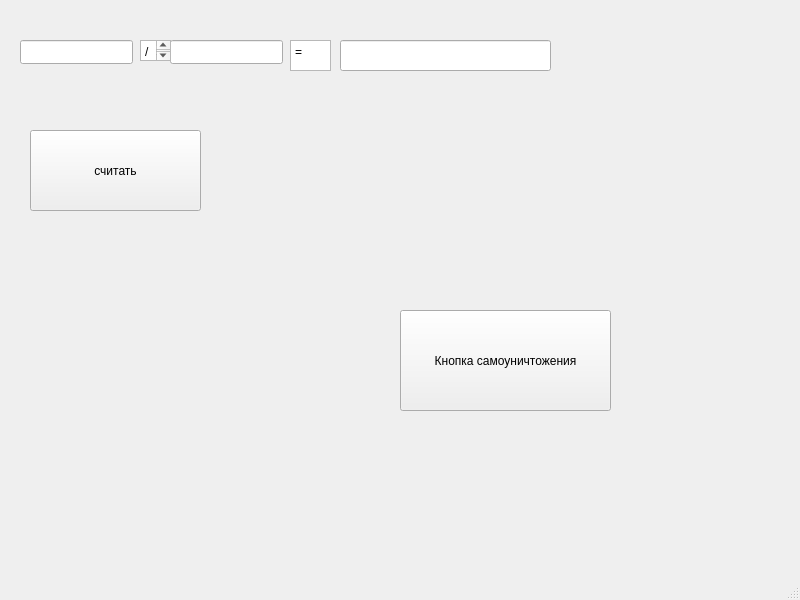
<?xml version="1.0" encoding="UTF-8"?>
<ui version="4.0">
 <class>MainWindow</class>
 <widget class="QMainWindow" name="MainWindow">
  <property name="geometry">
   <rect>
    <x>0</x>
    <y>0</y>
    <width>800</width>
    <height>600</height>
   </rect>
  </property>
  <property name="windowTitle">
   <string>MainWindow</string>
  </property>
  <widget class="QWidget" name="centralwidget">
   <widget class="QPushButton" name="runtime_error_button">
    <property name="geometry">
     <rect>
      <x>30</x>
      <y>130</y>
      <width>171</width>
      <height>81</height>
     </rect>
    </property>
    <property name="text">
     <string>считать</string>
    </property>
   </widget>
   <widget class="QLineEdit" name="number_1">
    <property name="geometry">
     <rect>
      <x>20</x>
      <y>40</y>
      <width>113</width>
      <height>24</height>
     </rect>
    </property>
   </widget>
   <widget class="QLineEdit" name="number_2">
    <property name="geometry">
     <rect>
      <x>170</x>
      <y>40</y>
      <width>113</width>
      <height>24</height>
     </rect>
    </property>
   </widget>
   <widget class="QLineEdit" name="result">
    <property name="geometry">
     <rect>
      <x>340</x>
      <y>40</y>
      <width>211</width>
      <height>31</height>
     </rect>
    </property>
   </widget>
   <widget class="QTextBrowser" name="textBrowser">
    <property name="geometry">
     <rect>
      <x>140</x>
      <y>40</y>
      <width>31</width>
      <height>21</height>
     </rect>
    </property>
    <property name="html">
     <string>&lt;!DOCTYPE HTML PUBLIC &quot;-//W3C//DTD HTML 4.0//EN&quot; &quot;http://www.w3.org/TR/REC-html40/strict.dtd&quot;&gt;
&lt;html&gt;&lt;head&gt;&lt;meta name=&quot;qrichtext&quot; content=&quot;1&quot; /&gt;&lt;meta charset=&quot;utf-8&quot; /&gt;&lt;style type=&quot;text/css&quot;&gt;
p, li { white-space: pre-wrap; }
hr { height: 1px; border-width: 0; }
li.unchecked::marker { content: &quot;\2610&quot;; }
li.checked::marker { content: &quot;\2612&quot;; }
&lt;/style&gt;&lt;/head&gt;&lt;body style=&quot; font-family:'Segoe UI'; font-size:9pt; font-weight:400; font-style:normal;&quot;&gt;
&lt;p style=&quot; margin-top:0px; margin-bottom:0px; margin-left:0px; margin-right:0px; -qt-block-indent:0; text-indent:0px;&quot;&gt;/&lt;/p&gt;&lt;/body&gt;&lt;/html&gt;</string>
    </property>
   </widget>
   <widget class="QTextBrowser" name="textBrowser_2">
    <property name="geometry">
     <rect>
      <x>290</x>
      <y>40</y>
      <width>41</width>
      <height>31</height>
     </rect>
    </property>
    <property name="html">
     <string>&lt;!DOCTYPE HTML PUBLIC &quot;-//W3C//DTD HTML 4.0//EN&quot; &quot;http://www.w3.org/TR/REC-html40/strict.dtd&quot;&gt;
&lt;html&gt;&lt;head&gt;&lt;meta name=&quot;qrichtext&quot; content=&quot;1&quot; /&gt;&lt;meta charset=&quot;utf-8&quot; /&gt;&lt;style type=&quot;text/css&quot;&gt;
p, li { white-space: pre-wrap; }
hr { height: 1px; border-width: 0; }
li.unchecked::marker { content: &quot;\2610&quot;; }
li.checked::marker { content: &quot;\2612&quot;; }
&lt;/style&gt;&lt;/head&gt;&lt;body style=&quot; font-family:'Segoe UI'; font-size:9pt; font-weight:400; font-style:normal;&quot;&gt;
&lt;p style=&quot; margin-top:0px; margin-bottom:0px; margin-left:0px; margin-right:0px; -qt-block-indent:0; text-indent:0px;&quot;&gt;=&lt;/p&gt;&lt;/body&gt;&lt;/html&gt;</string>
    </property>
   </widget>
   <widget class="QPushButton" name="self_destruction_button">
    <property name="geometry">
     <rect>
      <x>400</x>
      <y>310</y>
      <width>211</width>
      <height>101</height>
     </rect>
    </property>
    <property name="text">
     <string>Кнопка самоуничтожения</string>
    </property>
   </widget>
  </widget>
  <widget class="QMenuBar" name="menubar">
   <property name="geometry">
    <rect>
     <x>0</x>
     <y>0</y>
     <width>800</width>
     <height>21</height>
    </rect>
   </property>
  </widget>
  <widget class="QStatusBar" name="statusbar"/>
 </widget>
 <resources/>
 <connections/>
</ui>
